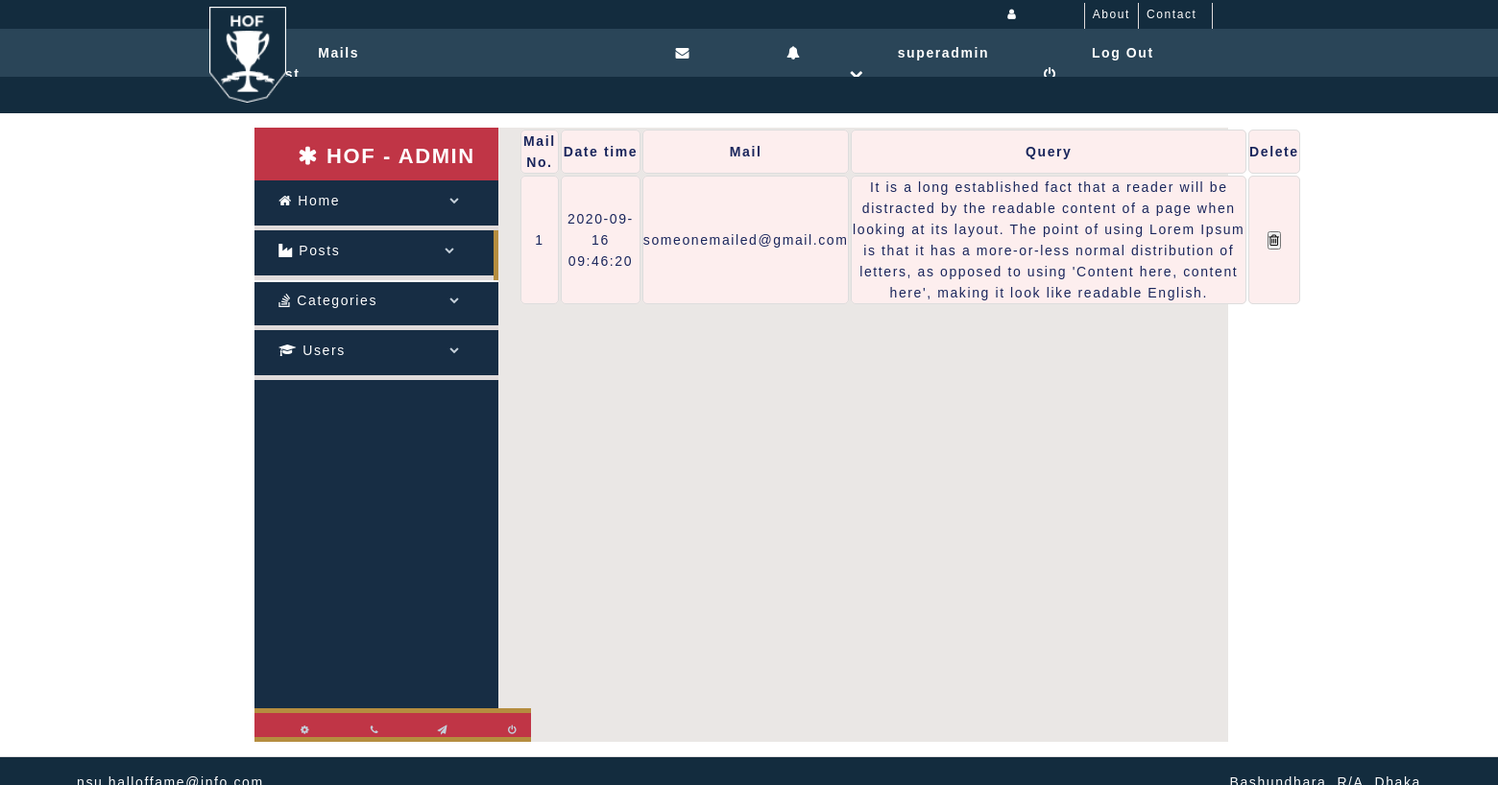
The app's page /views/mails/mails.php (signed in) with its own data.
### tables this page shows
CREATE TABLE `contact` (
  `contact_id` int(11) NOT NULL,
  `mail` varchar(50) NOT NULL,
  `query` varchar(500) NOT NULL,
  `date_time` varchar(50) NOT NULL
);

### includes/functions.php (called while the page is built, shortened)
<?php
require_once('dbconnect.php');
function Query ($query) {
	global $con;
	try {
		$exec = mysqli_query($con,$query) or die(mysqli_error($con));
		if($exec) {
			return $exec;
		}
	}catch (Exception $e) {
		echo $e->getMessage();
	}
	return false;
}
?>

### views/mails/mails.php (the view, shortened to what this page needs)
<?php
require_once('../../includes/functions.php');
?>
<!DOCTYPE html>
<html lang="en">
<head>
  <link rel="stylesheet" href="https://use.typekit.net/nfp7kim.css">
  <link rel="stylesheet" href="https://cdnjs.cloudflare.com/ajax/libs/font-awesome/4.7.0/css/font-awesome.min.css">
  <link rel="stylesheet" href="../../css/style.css">
</head>
<body>
  <div class="header-position">
              <a class="header-brand" href="">
                <img src="../../images/logo.png" alt="">
              </a>
    <header class="container-header">
      <div class="top-nav">
        <div class="container-top">
          <nav class="navbar-top">
            <div class="collapse-top">
            <ul class="navbar-nav">
                <li class="nav-item">
                  <a class="nav-link" href="#">
                    <i class="fa fa-user">
                    </i><?php echo $_SESSION['username']; ?>
                  </a>
                </li>
                <li class="nav-item">
                  <a class="nav-link" href="#">About
                  </a>
                </li>
                <li class="nav-item">
                  <a class="nav-link" href="contact.html">Contact Us
                  </a>
                </li>
              </ul>
            </div>
          </nav>
        </div>
      </div>
      <div class="header-middle">
        <div class="container-middle">
          <div class="menu-admin">
            <nav class="navbar-middle">
              <div class="collapse-middle">
                <ul class="navbar-nav">
                  <li>
                    <a href="">Mails List
                    </a>
                  </li>
                  <li>
                    <a href="#">
                    </a>
                  </li>
                  <li>
                    <a href="#">
                    </a>
                  </li>
                  <li>
                    <a href="../mails/mails.php"><i class="fa fa-envelope"></i>
                    </a>
                  </li>
                  <li>
                    <a href="#"><i class="fa fa-bell"></i>
                    </a>
                  </li>
                  <li>
                    <a href="../admin/jsonread.php"><?php echo $_SESSION['username']; ?><i class="fa fa-chevron-down"></i>
                    </a>
                  </li>
                  <li>
                    <a href="../../includes/logout.php">Log Out <i class="fa fa-power-off"></i>
                    </a>
                  </li>
                </ul>
              </div>
            </nav>
          </div>
        </div>
      </div>
    </header>
    <div class="date-bar">
    </div>
  </div>
  <div class="container-admin">
    <div class="manage-content">
      <div class="body-adleft">
        <div class="nav_title" style="border: 0;">
          <a href="" class="site_title"><i class="fa fa-asterisk"></i>
            <span>HOF - ADMIN</span></a>
        </div>
        <div class="body-adleft-1">
          <div class="menu_section">
            <ul class="nav1 side-menu">
              <li>
                <a href="../admin/dashboard.php"><i class="fa fa-home"></i> Home <span
                    class="fa fa-chevron-down"></span></a>
              </li>
              <li class="active">
                <a href="../post/managepost.php"><i class="fa fa-industry"></i> Posts<span
                    class="fa fa-chevron-down"></span></a>
              </li>
              <li>
                <a href="../category/categories.php"><i class="fa fa-stack-overflow"></i> Categories<span
                    class="fa fa-chevron-down"></span></a>
              </li>
              <li>
                <a href="../users/userlist.php"><i class="fa fa-graduation-cap"></i> Users<span
                    class="fa fa-chevron-down"></span></a>
              </li>
            </ul>
          </div>
        </div>
        <div class="sidebar-footer">
          <a title="Settings" href="#">
            <span class="fa fa-cog" aria-hidden="true"></span>
          </a>
          <a title="Main Site" href="#">
            <span class="fa fa-phone" aria-hidden="true"></span>
          </a>
          <a title="Main Site" href="#">
            <span class="fa fa-send" aria-hidden="true"></span>
          </a>
          <a title="Logout" href="../../includes/logout.php">
            <span class="fa fa-power-off" aria-hidden="true"></span>
          </a>
        </div>
      </div>
      <div class="body-right">
        <div class="body-deptright-3">
            <?php
        $postNo = 1;
				$sql = "SELECT * FROM contact ORDER BY date_time";
                $exec = Query($sql);
                if (mysqli_num_rows($exec) < 1) {
			?>
				<p class="bdl2_message">You have 0 Mails at the moment!</p>
					<?php
						}else{
					?>
			<div class="container">
				<div class="row">
					<div class="col-lg-12" style="height: 540px;">
          <form action="userlist.php">
			    <table class="body-users">
					<tbody>
					    <tr>
							<th>Mail No.</th>
							<th>Date time</th>
							<th>Mail</th>
                            <th>Query</th>
							<th>Delete</th>
					    </tr>
							<?php
								while ($post = mysqli_fetch_assoc($exec)) {
                                $id = $post['contact_id'];
								$post_date = $post['date_time'];
                                $query = $post['query'];
								$eml = $post['mail'];
							?>
					    <tr>
							<td><?php echo $postNo; ?></td>
							<td><?php echo $post_date; ?></td>
							<td><?php echo $eml; ?></td>
							<td><?php echo $query; ?></td>
              <td>
							<form action="mails.php?delete_mail_id=<?php echo $id;?>" method="post">
								<button type="submit" name="delmail-submit" class="btn btn-sm btn-info waves-effect waves-light" onclick="return confirm('Are you sure to delete this data?')"><i class="fa fa-trash-o"></i></button>
							</form>
              </td>
              </tr>
							  <?php
									$postNo++;
								}
							  }
							  ?>
					</tbody>
				</table>
				</div>
				</div>
				</div>
        </div>
      </div>
    </div>
  </div>
  <footer class="foot">
    <p class="comp">nsu.halloffame@info.com
    </p>
    <p class="comp3">Bashundhara, R/A, Dhaka
    </p>
  </footer>
</body>
</html>

### css/style.css (style rules this page uses)
* { margin: 0; padding: 0; }
body { line-height: 22px; font-family: "Montserrat", sans-serif; font-weight: 400; font-size: 14px; color: #0c0c0c; background: #cfcfcf; letter-spacing: 0.1rem; }
.header-position { width: 100%; background-color: rgb(0, 0, 0); box-shadow: 0px 1px 2px #e1e1e1; }
.header-brand { position: absolute; padding: 0; margin-top: 7px; width: 100px; margin-left: 14%; }
.container-header { width: 100%; height: 80px; }
.top-nav { position: relative; background-color: #132C3E; height: 30px; }
.container-top { width: 65%; height: 30px; position: absolute; left: 17%; background-color: #132C3E; max-width: 1140px; }
.container-middle { width: 65%; height: 50px; position: absolute; left: 17%; background-color: transparent; }
.header-middle { position: absolute; width: 100%; height: 50px; top: 30px; background-color: #2A4558; }
.menu-admin { padding: 6px 0; }
.navbar-top { position: relative; display: flex; padding: .2rem 1rem; }
.navbar-middle { position: relative; display: flex; padding: .5rem 1rem; }
.collapse-middle { flex-basis: auto; }
.collapse-top { flex-basis: auto; padding-left: 760px; }
.navbar-nav { display: flex; list-style: none; flex-direction: row; }
.menu-admin .navbar-nav > li > a { font-size: 14px; font-weight: 600; color: white; padding: 0px 50px; text-decoration: none; }
.top-nav .navbar-top .navbar-nav .nav-item { border-right: .5px solid #E0DBDB; }
.top-nav .navbar-nav .nav-link { color: #fff; padding-right: .5rem; padding-left: .5rem; font-size: 12px; text-decoration: none; }
img { position: absolute; max-width: 80%; width: 80px; height: 100px; z-index: 1; }
.date-bar { position: relative; background-color: #132C3E; height: 30px; color: #fff; padding-top: 8px; }
.manage-content { padding: 15px 0px; min-height: 670px; width: 65%; position: absolute; left: 17%; background-color:white; }
.body-right { position: absolute; left: 25%; width: 75%; height: 640px; background: #EAE7E5; }
.body-deptright-3 { position: relative; width: 100%; height: 540px; background: #EAE7E5; }
.foot { position: fixed; width: 100%; height: 80px; display: flex; background: #132C3E; border-top: 1px solid #e1e1e1; padding: 15px 0; }
.comp { position: absolute; left: 80px; color: white; }
.comp3 { position: absolute; right: 80px; color: white; }
.container { width: 1170px; }
.row { margin-right: -15px; margin-left: -15px; }
.col-lg-12 { width: 68%; margin-left: 3%; }
td, th { border: 1px solid #dddddd; color: #1a265c; text-align: center; border-radius: 5px; }
td, a { color: #1a265c; text-decoration: none; font-size: 14px; }
tr { background-color: #FDEEEE; }
.container-admin { position: relative; width: 100%; height: 670px; display: flex; margin: 0px auto; background: #FFFFFF; }
.side-menu a { color: white; }
.nav_title { position: absolute; width: 100%; float: center; background: #c03546; border-radius: 0; height: 40px; }
.site_title { text-overflow: ellipsis; overflow: hidden; font-weight: bold; font-size: 22px; width: 100%; color: white !important; margin-left: 0 !important; line-height: 59px; display: block; height: 40px; margin: 0; padding-left: 45px; }
.body-adleft { position: absolute; width: 25%; height: 640px; background: #c03546; }
.body-adleft-1 { position: relative; top: 40px; width: 100%; height: 580px; background: #172d44; margin: 0px auto; }
.nav1 { padding-left: 0; margin-bottom: 0; list-style: none; }
.nav1>li>a { position: relative; display: block; padding: 10px 25px 15px; text-decoration: none; }
span.fa { text-align: right !important; margin-right: 14px; float: right; text-align: center; margin-top: 5px; font-size: 10px; min-width: inherit; color: #C4CFDA; width: 26px; }
.menu_section { margin-bottom: 30px; }
.nav1.side-menu>li>a { border-bottom: 5px solid #E0DBDB; }
.active { background-color: #172d44; color: white; border-right: 5px solid #B58D3F; box-shadow: white 0 2px; }
.sidebar-footer { bottom: 0px; clear: both; display: block; padding: 5px 0 0 0; position: absolute; width: 288px; background: #B58D3F; z-index: 999; height: 30px; }
.sidebar-footer a { padding: 7px 0 3px; text-align: center; width: 25%; font-size: 17px; display: block; float: left; background: #c03546; cursor: pointer; }
ul { list-style-type: none; }

### records on screen
contact: date_time "2020-09-16 09:46:20", mail "someonemailed@gmail.com", query "It is a long established fact that a reader will be distracted by the readable content of a page when looking at its layout. The point of using Lorem Ipsum is that it has a more-or-less normal distribution of letters, as opposed to using 'Content here, content here', making it look like readable English."

### other values on screen
$_SESSION['username'] "superadmin"
